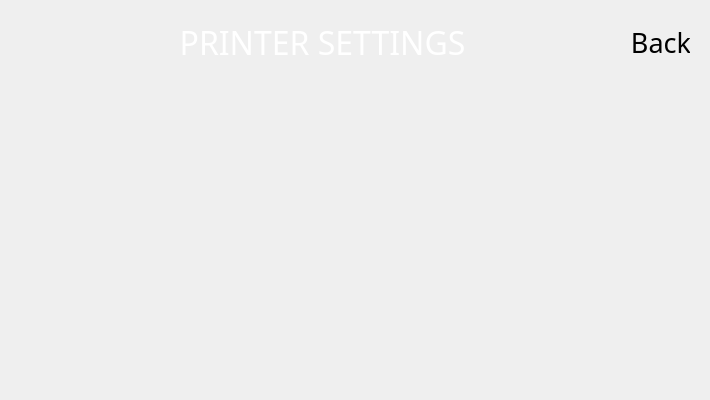
  <widget class="QWidget" name="printer_settings_page">
   <property name="minimumSize">
    <size>
     <width>710</width>
     <height>400</height>
    </size>
   </property>
   <property name="maximumSize">
    <size>
     <width>720</width>
     <height>420</height>
    </size>
   </property>
   <widget class="QWidget" name="horizontalLayoutWidget_12">
    <property name="geometry">
     <rect>
      <x>20</x>
      <y>11</y>
      <width>671</width>
      <height>62</height>
     </rect>
    </property>
    <layout class="QHBoxLayout" name="printer_setting_header_layout">
     <item>
      <widget class="QLabel" name="printer_settings_title_label">
       <property name="sizePolicy">
        <sizepolicy hsizetype="Expanding" vsizetype="Expanding">
         <horstretch>0</horstretch>
         <verstretch>0</verstretch>
        </sizepolicy>
       </property>
       <property name="font">
        <font>
         <family>Momcake</family>
         <pointsize>24</pointsize>
        </font>
       </property>
       <property name="styleSheet">
        <string notr="true">background: transparent; color: white;</string>
       </property>
       <property name="text">
        <string>PRINTER SETTINGS</string>
       </property>
       <property name="alignment">
        <set>Qt::AlignCenter</set>
       </property>
       <property name="class" stdset="0">
        <string>title_text</string>
       </property>
      </widget>
     </item>
     <item>
      <widget class="BlocksCustomButton" name="printer_settings_back_btn">
       <property name="minimumSize">
        <size>
         <width>60</width>
         <height>60</height>
        </size>
       </property>
       <property name="maximumSize">
        <size>
         <width>60</width>
         <height>60</height>
        </size>
       </property>
       <property name="font">
        <font>
         <family>Momcake</family>
         <pointsize>20</pointsize>
         <italic>false</italic>
         <stylestrategy>PreferAntialias</stylestrategy>
        </font>
       </property>
       <property name="mouseTracking">
        <bool>false</bool>
       </property>
       <property name="tabletTracking">
        <bool>true</bool>
       </property>
       <property name="contextMenuPolicy">
        <enum>Qt::NoContextMenu</enum>
       </property>
       <property name="layoutDirection">
        <enum>Qt::LeftToRight</enum>
       </property>
       <property name="styleSheet">
        <string notr="true"/>
       </property>
       <property name="text">
        <string>Back</string>
       </property>
       <property name="autoDefault">
        <bool>false</bool>
       </property>
       <property name="flat">
        <bool>true</bool>
       </property>
       <property name="class" stdset="0">
        <string>menu_btn</string>
       </property>
       <property name="borderLeftPixmap" stdset="0">
        <pixmap resource="resources/button_resources.qrc">:/button_borders/media/buttons/btn_part1.svg</pixmap>
       </property>
       <property name="borderCenterPixmap" stdset="0">
        <pixmap resource="resources/button_resources.qrc">:/button_borders/media/buttons/btn_part2.svg</pixmap>
       </property>
       <property name="borderRightPixmap" stdset="0">
        <pixmap resource="resources/button_resources.qrc">:/button_borders/media/buttons/btn_part3.svg</pixmap>
       </property>
       <property name="button_type" stdset="0">
        <string>icon</string>
       </property>
      </widget>
     </item>
    </layout>
   </widget>
   <widget class="QWidget" name="gridLayoutWidget_3">
    <property name="geometry">
     <rect>
      <x>20</x>
      <y>90</y>
      <width>671</width>
      <height>301</height>
     </rect>
    </property>
    <layout class="QGridLayout" name="printer_setting_content_layout"/>
   </widget>
  </widget>
